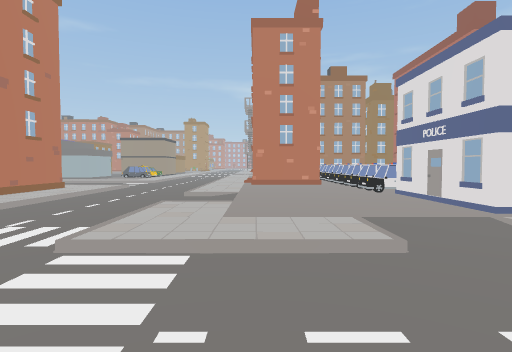
View 1 (above)

24 first-person views from a walk through a scene from a Unity 3-D project. The camera is 1.5 m above the floor, tilts 2° down and sees 80° across. The floor is counted in squares, 2 m on a side. Each view is taken from the middle of a square. On the plan, view 1 faces up. The plan holds only what a view shows up to about 10 squares ahead; the rest is blank. The place goes on beyond the plan. The player is left out.

View 2
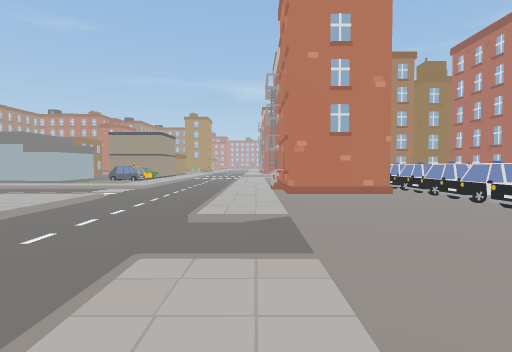

View 3
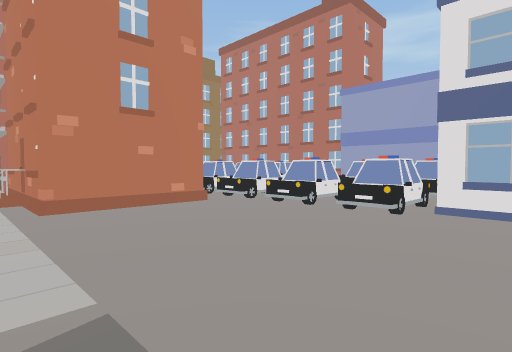

View 4
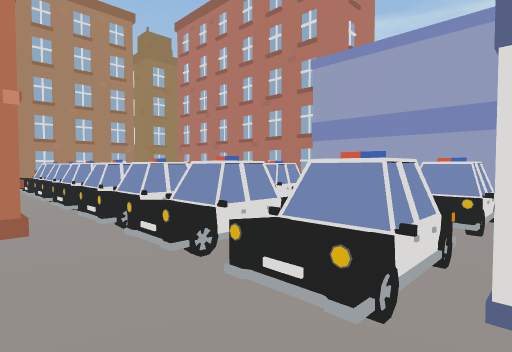

View 5
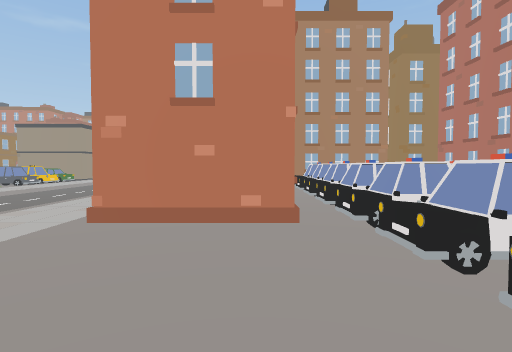

View 6
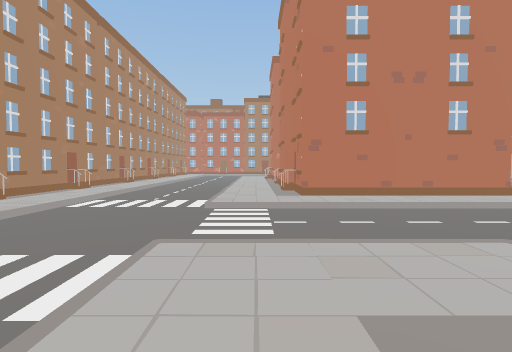

View 7
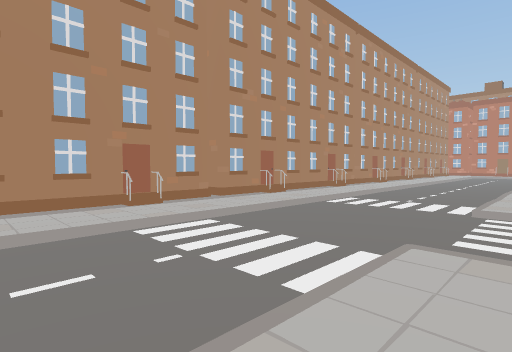

View 8
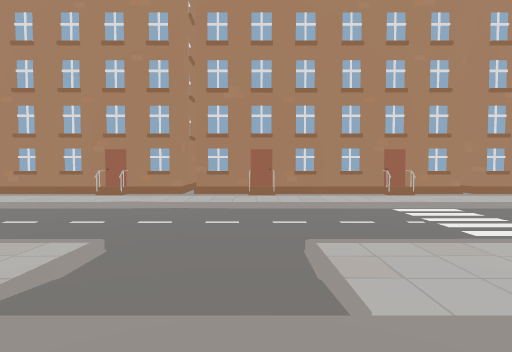

View 9
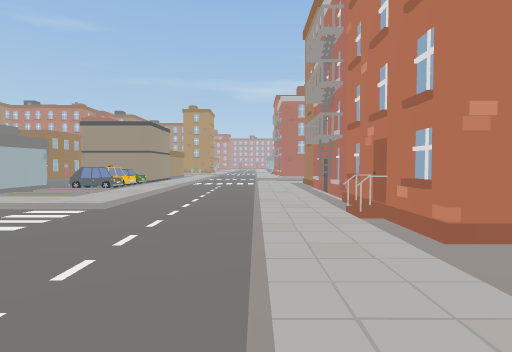

View 10
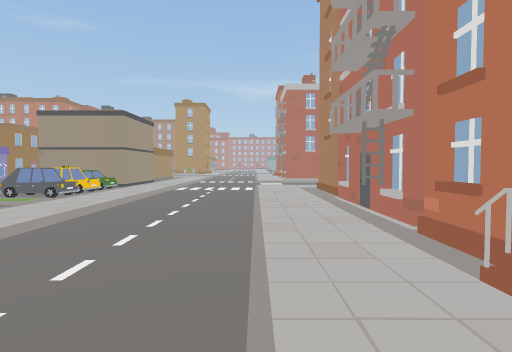

View 11
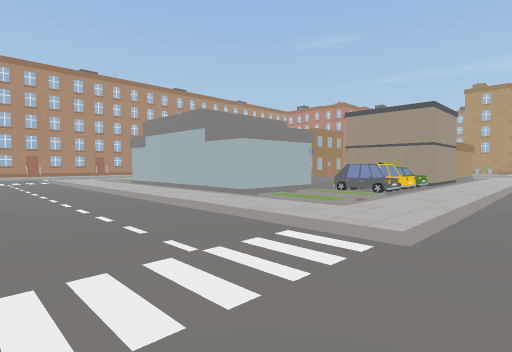

View 12
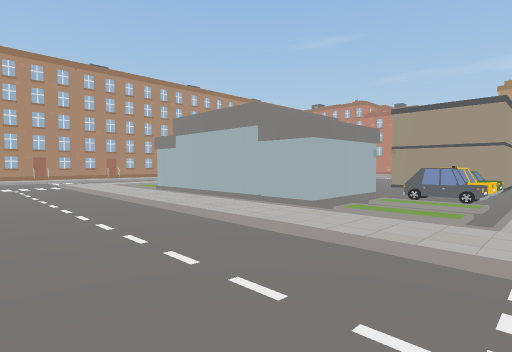

View 13
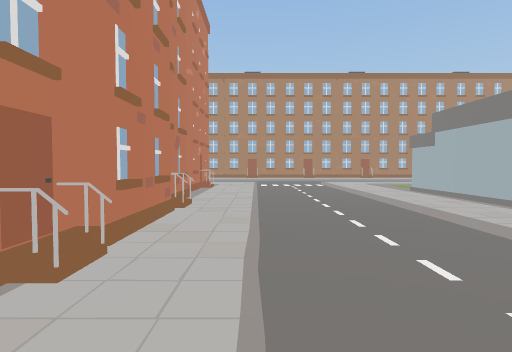

View 14
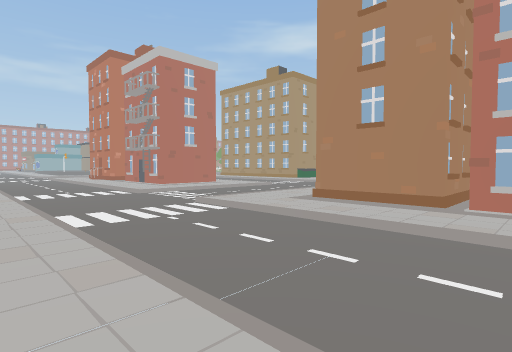

View 15
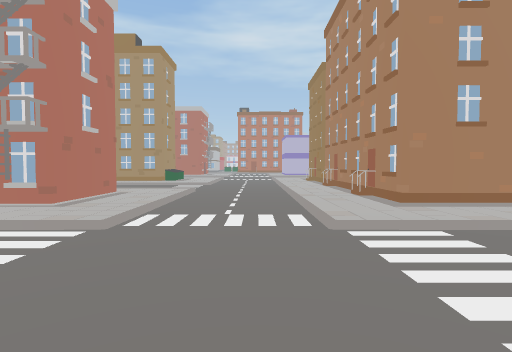

View 16
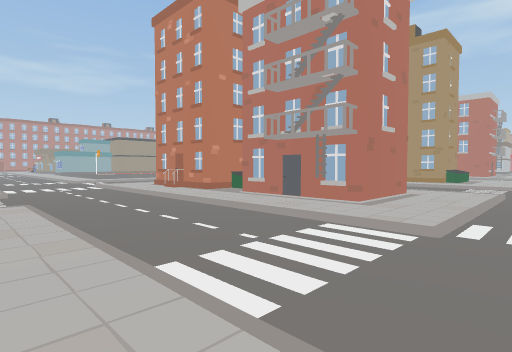

View 17
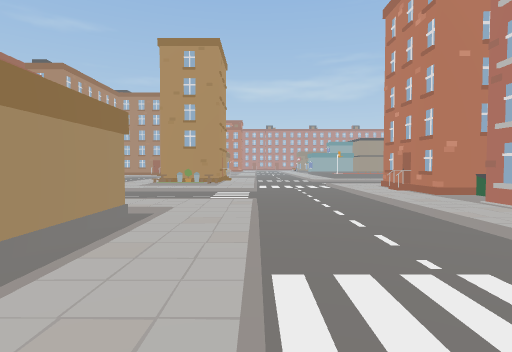

View 18
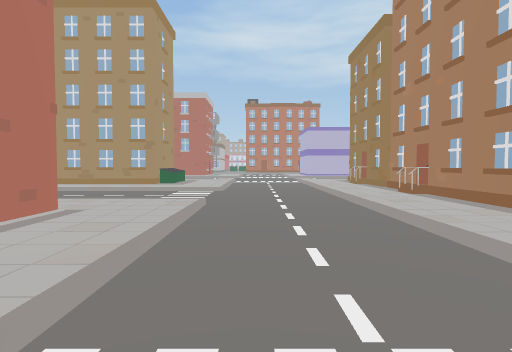

View 19
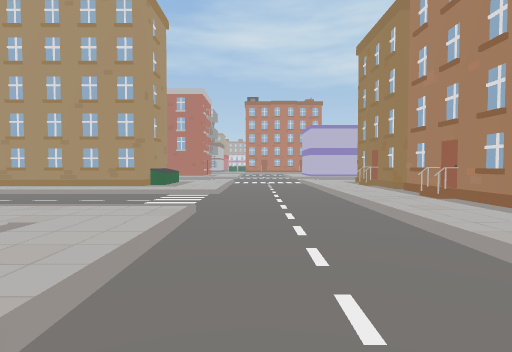

View 20
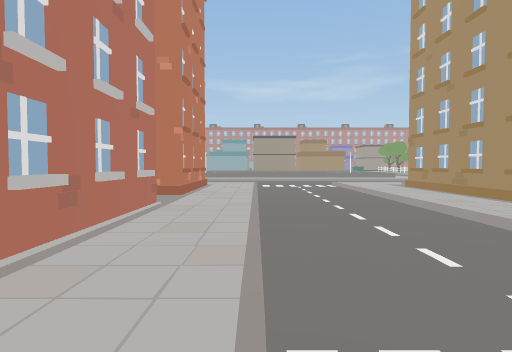

View 21
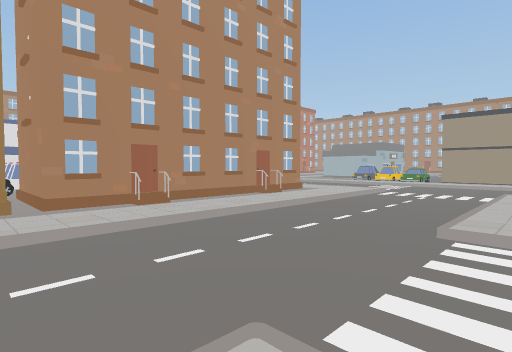

View 22
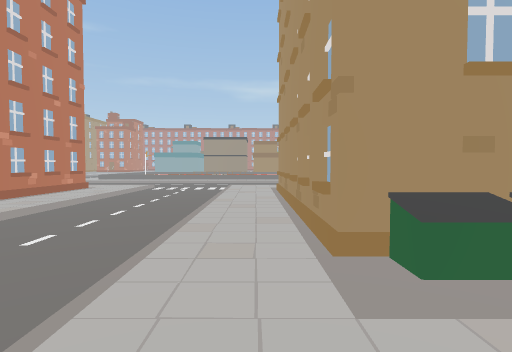

View 23
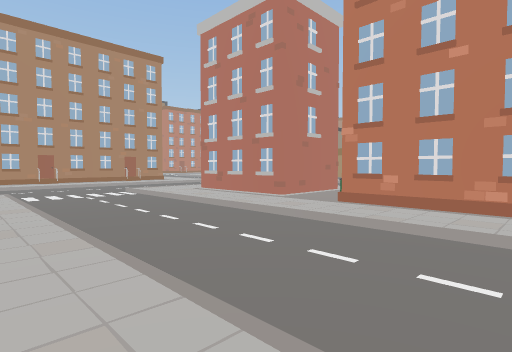

View 24
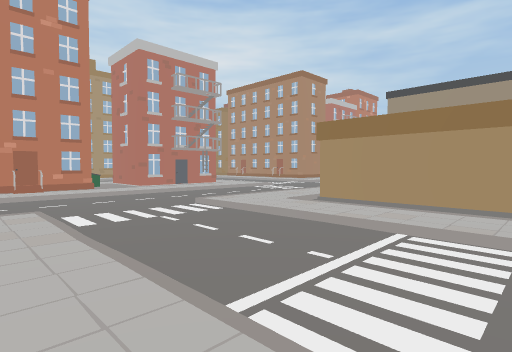

### Floor plan
Key: @ floor where view 1 was taken; # wall or solid block; . main floor; : floor 0.25 m higher than the main floor; / step, stairs or slope; H house; C car; B bin; O other object.
Columns run from 18 left of view 1 to 9 right of it. Each row starts with its distance up from view 1.
 37        /:::::/..  H #:/..//
 36        ///////../:###:/../:#
 35        ........./:###:/../:#
 34        ........./:#B#:/../:#
 33        ///////../:::::/../:#
 32        /:::::/../:H##:/../:#
 31         ###.:/../:###:/../:#
 30            .:/../:###:/../:H
 29            .:/../:###:/../:B
 28            .:/../:::::/../::
 27             :/..///////..///
 26             :/..............
 25             :/..............
 24            .:/..////////////
 23           CC:/../:::::::::::
 22           CC:/../:####H####H
 21          CC.:/../:####   #
 20          .CC:/../:#####  #
 19         #/:/:/../:###HHH HH
 18         #/ /:/../:#  CCCCCH
 17   /######///:/../:#  HCCOOHH
 16   :::::::::::/../:H  HCCOOH
 15  /////////////../:H  CCCOOH
 14 ................/:#  HCCOOHH
 13 ................/:#  HCCOOH#
 12   ////////////../:###CCCCCH
 11   :::::::::::/../::::CC CC
 10   ##:######H:/../::::CCCCC#
  9           ##:/../::::CCCCC#
  8            #:/.../::::O
  7            #:/.../::::#
  6           ##:/../:::::#
  5          ##H:/../:::::O
  4          ::::/../::://:
  3        ///////..////..//
  2        ..................
  1         .................
  0          /////////@///////
 -1          ::::::::::::::::::
 -2         H######H##########H#
 -3               #       #
 -4                       #

Positions as (right, up) in squares from view 1, and headings:
1: (0, 0), facing up
2: (-1, 4), facing up
3: (-1, 7), facing up-right
4: (2, 8), facing up-right
5: (2, 8), facing up
6: (1, 4), facing left
7: (1, 4), facing down-left
8: (2, 6), facing down
9: (-2, 9), facing up
10: (-2, 12), facing up
11: (-4, 12), facing up-left
12: (-6, 12), facing up-left
13: (-6, 12), facing left
14: (-6, 18), facing up-right
15: (-6, 25), facing right
16: (-6, 26), facing up-right
17: (-5, 26), facing up
18: (-2, 26), facing right
19: (-1, 26), facing right
20: (4, 27), facing up
21: (8, 28), facing down-left
22: (8, 27), facing up
23: (8, 37), facing down-left
24: (-11, 37), facing down-right
